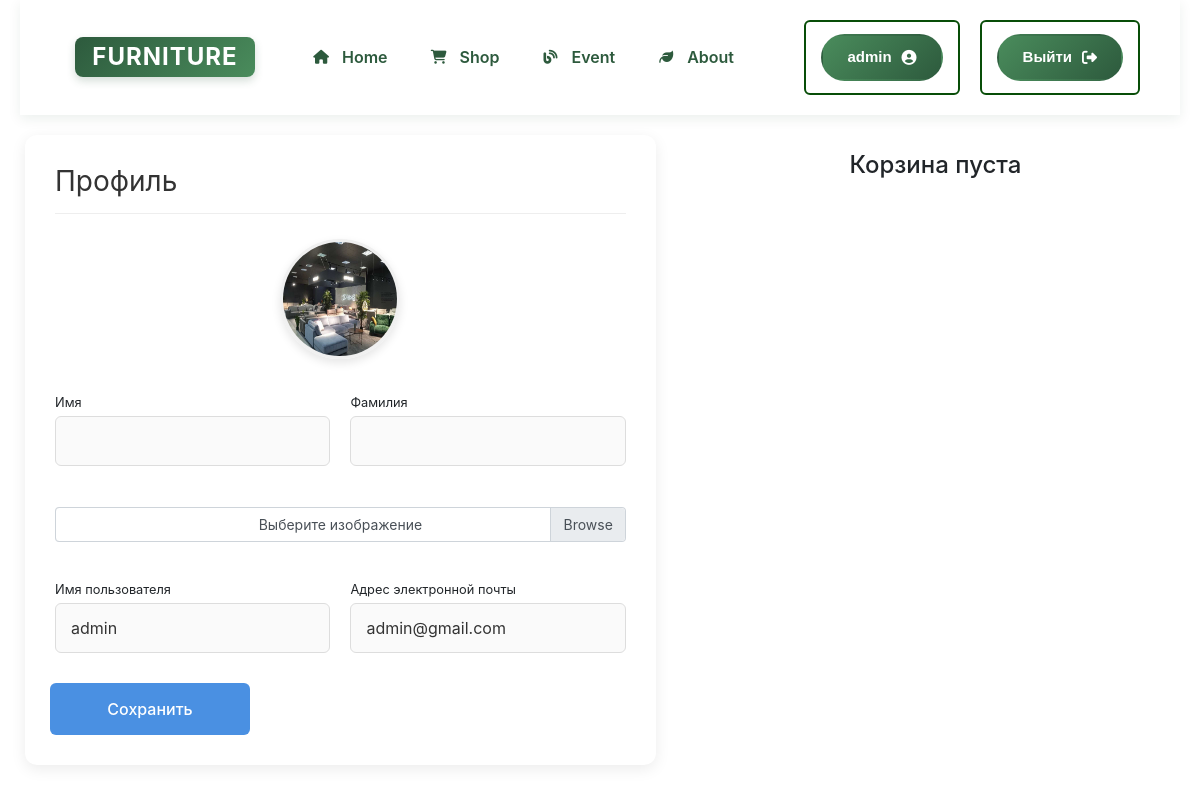
/users/profile/ (signed in), run on the app's committed database.
### users/models.py (models this page shows)
class User(AbstractUser):
    image = models.ImageField(upload_to='users_images/', blank=True)

### users/views.py (the view)
# urls.py: path('profile/', views.profile, name='profile'),
@login_required(login_url="/users/login/")
def profile(request):
    user = request.user
    if request.method == "POST":
        form = UserProfileForm(data=request.POST, files=request.FILES, instance=user)
        if form.is_valid():
            form.save()
            return redirect('profile')
    else:
        form = UserProfileForm(instance=request.user)
    baskets = Basket.objects.filter(user=user)
    total_quantity = sum(basket.quantity for basket in baskets)
    total_sum = sum(basket.sum() for basket in baskets)
    context = {
        'title': 'Профиль',
        'form': form,
        'baskets': Basket.objects.filter(user=user),
        'total_quantity': total_quantity,
        'total_sum': total_sum
    }
    return render(request, 'users/profile.html', context)

### users/forms.py
class UserProfileForm(UserChangeForm):
    username = forms.CharField(widget=forms.TextInput(attrs={'readonly': True}))
    email = forms.CharField(widget=forms.EmailInput(attrs={'readonly': True}))
    image = forms.ImageField(widget=forms.FileInput(), required=False)
    def __init__(self, *args, **kwargs):
        super().__init__(*args, **kwargs)
        for field in self.fields.values():
            field.widget.attrs['class'] = 'profile-input'
        self.fields['image'].widget.attrs['class'] = 'custom-file-label'
    class Meta:
        model = User
        fields = ('first_name', 'last_name', 'image', 'username',
                  'email')

### products/context_processors.py (called while the page is built)
def baskets(request):
    user = request.user
    return {'baskets': Basket.objects.filter(user=user) if user.is_authenticated else []}

### users/templates/users/profile.html (shortened to what this page needs)
{% extends 'products/base.html' %}
{% load static %}
{% block content %}
        <div class="profile-container">
            <div class="row">
                <div class="profile-left">
                    <h4 class="profile-title">Профиль</h4>
                    <div class="profile-image__container">
                        <img width="100" height="100" src="{% if user.image %} {{ user.image.url }} {% else %} {% static 'img/default.jpg' %} {% endif %}" class="profile-image">
                    </div>
                    <form action="{% url 'profile' %}" method="post" enctype="multipart/form-data">
                        <div class="profile-form-row">
                            <div class="profile-group">
                                <div class="form-group">
                                    <label class="small mb-1" for="{{ form.first_name.id_for_label }}">Имя</label>
                                    {{ form.first_name }}
                                </div>
                            </div>
                            <div class="profile-group">
                                <div class="form-group">
                                    <label class="small mb-1" for="{{ form.last_name.id_for_label }}">Фамилия</label>
                                    {{ form.last_name }}
                                </div>
                            </div>
                        </div>
                        <div class="profile-form-row">
                            <div class="profile-group">
                                <div class="custom-file">
                                    <label class="custom-file-label" for="{{ form.image.id_for_label }}">Выберите
                                        изображение</label>
                                </div>
                            </div>
                        </div>
                        <div class="profile-form-row">
                            <div class="profile-group">
                                <label class="small mb-1" for="{{ form.username.id_for_label }}">Имя
                                    пользователя</label>
                                {{ form.username }}
                            </div>
                            <div class="profile-group">
                                <label class="small mb-1" for="{{ form.email.id_for_label }}">Адрес электронной
                                    почты</label>
                                {{ form.email }}
                            </div>
                        </div>
                        <div class="form-row">
                            <div class="button-profile__container">
                                <input class="button-profile" type="submit" value="Сохранить">
                            </div>
                        </div>
                    </form>
                </div>
                {% include 'products/basket.html' %}
            </div>
        </div>
{% endblock %}

### products/templates/products/base.html (shortened to what this page needs)
<!DOCTYPE html>
{% load static %}
<html lang="en">
<head>
    <link rel="stylesheet" href="{% static 'css/style.css' %}">
    <link href="https://cdn.jsdelivr.net/npm/bootstrap@4.6.0/dist/css/bootstrap.min.css" rel="stylesheet">
    <link rel="stylesheet" href="https://cdnjs.cloudflare.com/ajax/libs/font-awesome/6.4.0/css/all.min.css">
</head>
<body>
    <div class="page-wrapper">
        <header class="header">
            <div class="menu-bar">
                <div class="container">
                    <a href="{% url 'index' %}">
                        <div class="logo-placeholder">FURNITURE</div>
                    </a>
                </div>
                <a href="{% url 'index' %}">
                    <div class="fa-icon">
                        <i class="fas fa-home"></i>
                    </div>
                    <span>Home</span>
                </a>
                <a href="{% url 'products' %}">
                    <div class="fa-icon">
                        <i class="fas fa-shopping-cart"></i>
                    </div>
                    <span>Shop</span>
                </a>
                <a href="{% url 'news' %}">
                    <div class="fa-icon">
                        <i class="fas fa-blog"></i>
                    </div>
                    <span>Event</span>
                </a>
                <a href="{% url 'contact' %}">
                    <div class="fa-icon">
                        <i class="fas fa-leaf"></i>
                    </div>
                    <span>About</span>
                </a>
            </div>
            <div class="top-nav">
                <div class="top-nav__left">
  {% if user.is_authenticated %}
                <li class="nav-item">
                    <a class="nav-link" href="{% url 'profile' %}">{{ user.username }}
                        <i class="fas fa-user-circle"></i>
                    </a>
                </li>
                <li class="nav-item">
                    <a class="nav-link" href="{% url 'logout' %}">Выйти <i class="fas fa-sign-out-alt"></i></a>
                </li>
                {% else %}
                <li class="nav-item">
                    <a class="nav-link" href="{% url 'login' %}">Войти <i class="fas fa-sign-in-alt"></i></a>
                </li>
                {% endif %}
                </div>
            </div>
        </header>
        {% block content %}
        {% endblock %}
    </div>
</body>
</html>

### products/static/css/style.css (style rules this page uses)
html { scroll-behavior: smooth }
* { margin: 0; padding: 0; box-sizing: border-box; }
body { font-family: 'Segoe UI', system-ui, -apple-system, sans-serif; background-color: #f8faf8; color: #1a3c34; line-height: 1.6; width: 100%; margin: 0; }
.page-wrapper { width: 100%; margin: 0 auto; padding: 0 20px; max-width: 1400px; }
.header { display: flex; justify-content: space-between; align-items: center; padding: 20px 40px; background-color: #ffffff; box-shadow: 0 4px 12px rgba(0, 64, 32, 0.08); position: sticky; top: 0; z-index: 1000; }
.menu-bar { display: flex; align-items: center; gap: 40px; }
.menu-bar .container a { display: block; transition: transform 0.3s ease; }
.logo-placeholder { width: 180px; height: 40px; background: linear-gradient(135deg, #2d5a3d, #4a8c5c); border-radius: 8px; display: flex; align-items: center; justify-content: center; color: white; font-weight: 700; font-size: 24px; letter-spacing: 1px; box-shadow: 0 4px 8px rgba(45, 90, 61, 0.2); }
.fa-icon { width: 22px; height: 22px; display: flex; align-items: center; justify-content: center; color: #2d5a3d; font-size: 14px; transition: all 0.3s ease; }
.menu-bar>a { display: flex; align-items: center; gap: 10px; text-decoration: none; color: #2d5a3d; font-weight: 600; font-size: 16px; padding: 10px 0; position: relative; transition: color 0.3s ease; }
.menu-bar>a::after { content: ''; position: absolute; bottom: 0; left: 0; width: 0; height: 3px; background: linear-gradient(90deg, #4a8c5c, #8bc34a); transition: width 0.3s ease; border-radius: 2px; }
.top-nav { display: flex; align-items: center; }
.top-nav__left { display: flex; gap: 20px; }
.top-nav__left a { display: flex; align-items: center; gap: 10px; text-decoration: none; padding: 10px 24px; border-radius: 50px; font-weight: 600; font-size: 15px; transition: all 0.3s ease; }
.top-nav__left a:first-child { background-color: transparent; color: #2d5a3d; border: 2px solid #c8e6c9; }
.top-nav__left a:last-child { background: linear-gradient(135deg, #4a8c5c, #2d5a3d); color: white; border: 2px solid transparent; }
.nav-item { display: block; text-decoration: none; color: #333; background-color: white; border-radius: 6px; padding: 12px 15px; font-family: Arial, Helvetica, sans-serif; font-size: 16px; font-weight: 600; transition: all 0.3s ease; border: 2px solid rgb(8, 77, 8); text-align: center; }
.form-group { margin-bottom: 30px; width: 100%; }
.profile-container { width: 100%; margin: 0 auto; padding: 20px; }
.row { display: flex; gap: 40px; flex-wrap: wrap; }
.profile-left { flex: 1; min-width: 400px; background: white; padding: 30px; border-radius: 12px; box-shadow: 0 4px 15px rgba(0, 0, 0, 0.08); }
.profile-title { font-size: 28px; font-weight: 400; color: #333; margin-bottom: 25px; padding-bottom: 15px; border-bottom: 1px solid #eee; }
.profile-image__container { display: flex; justify-content: center; margin-bottom: 30px; }
.profile-image { width: 120px; height: 120px; border-radius: 50%; border: 3px solid #f0f0f0; box-shadow: 0 4px 10px rgba(0, 0, 0, 0.1); }
.profile-form-row { display: flex; gap: 20px; margin-bottom: 25px; }
.profile-group { flex: 1; }
.form-group { margin-bottom: 0; }
.profile-input { width: 100%; padding: 12px 15px; border: 1px solid #ddd; border-radius: 6px; font-size: 16px; color: #333; background-color: #fafafa; }
.custom-file { position: relative; display: flex; align-items: center; }
.custom-file-label { display: flex; align-items: center; justify-content: center; width: 100%; padding: 12px 15px; border: 1px dashed #bbb; border-radius: 6px; background-color: #f9f9f9; color: #666; font-size: 14px; cursor: pointer; transition: all 0.3s; text-align: center; }
.form-row { margin-top: 30px; }
.button-profile__container { text-align: center; }
.button-profile { background-color: #4a90e2; color: white; border: none; padding: 14px 40px; font-size: 16px; border-radius: 6px; cursor: pointer; font-weight: 500; min-width: 200px; }

### data on the page
User: username "admin", image (picture), email "admin@gmail.com"
